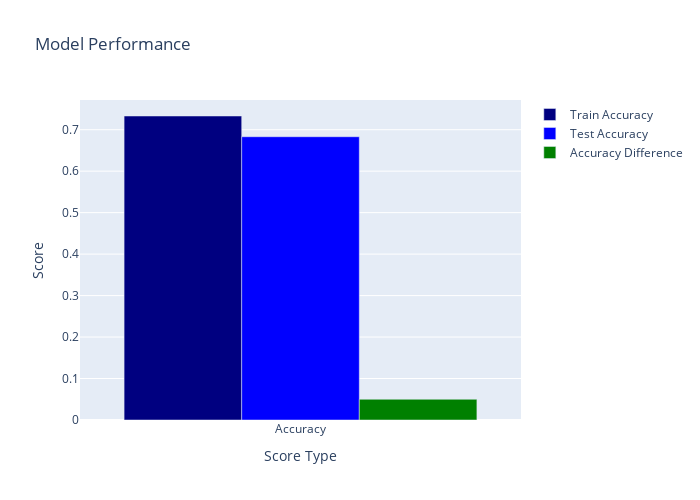

The cell this chart's notebook holds for it:
### Code cell
# Random Forest Classifier
from sklearn.ensemble import RandomForestClassifier

# Train Random Forest model
rf = RandomForestClassifier(max_depth=4,
                            random_state=42,
                            n_estimators=400,
                            min_samples_leaf=2,
                            min_samples_split=5,
                            max_features='auto',
                            bootstrap=True)
rf.fit(df_x_select, df_y)

# Print the training accuracy score
rf_train_score = rf.score(df_x_select, df_y)
print('Random Forest Train Accuracy Score: {0}'.format(rf_train_score))

# Save the model
pickle.dump(rf, open('models/classification/rf.pkl', 'wb'))

# Make predictions
rf_pred = rf.predict(df_test_x_select)

# Calculate the accuracy score
rf_score = accuracy_score(df_test_y, rf_pred)

# Print the confusion matrix
print('Confusion Matrix')
print(confusion_matrix(df_test_y, rf_pred))

# Print the classification report
print('Classification Report')
print(classification_report(df_test_y, rf_pred))

# Display the scores
plot_scores(rf_train_score, rf_score)

### Figure 1 — Plotly figure (JSON) as saved in the notebook; plotly's stock layout.template omitted (floating-point values rounded to 4 significant figures)
{"data": [{"marker": {"color": "navy"}, "name": "Train Accuracy", "type": "bar", "x": ["Accuracy"], "y": [0.733]}, {"marker": {"color": "blue"}, "name": "Test Accuracy", "type": "bar", "x": ["Accuracy"], "y": [0.6831]}, {"marker": {"color": "green"}, "name": "Accuracy Difference", "type": "bar", "x": ["Accuracy"], "y": [0.04997]}], "layout": {"height": 500, "title": {"text": "Model Performance"}, "width": 700, "xaxis": {"title": {"text": "Score Type"}}, "yaxis": {"title": {"text": "Score"}}}}
